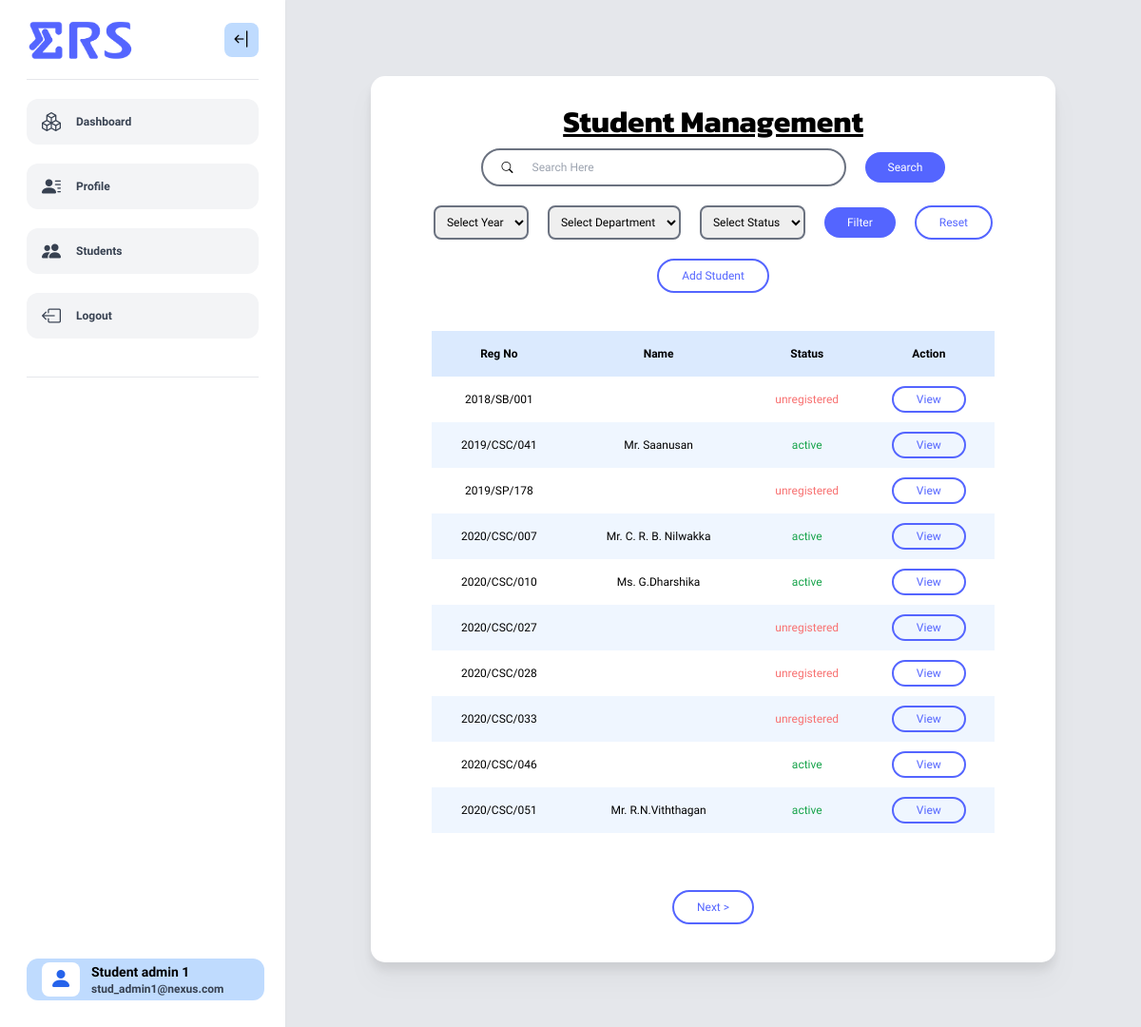
Page /admin/index.php?page=stud (signed in) on the committed database.
### tables this page shows
CREATE TABLE `student` (
  `regNo` varchar(12) NOT NULL,
  `title` varchar(5) DEFAULT NULL,
  `nameWithInitial` varchar(60) DEFAULT NULL,
  `fullName` varchar(150) DEFAULT NULL,
  `district` varchar(30) DEFAULT NULL,
  `mobileNo` varchar(11) DEFAULT NULL,
  `landlineNo` varchar(11) DEFAULT NULL,
  `homeAddress` varchar(300) DEFAULT NULL,
  `addressInJaffna` varchar(300) DEFAULT NULL,
  `profile_img` varchar(255) DEFAULT NULL
);

CREATE TABLE `student_check` (
  `regNo` varchar(12) NOT NULL,
  `email` varchar(80) NOT NULL,
  `password` varchar(255) DEFAULT NULL,
  `status` varchar(20) NOT NULL DEFAULT 'unregistered',
  `verificationCode` int(11) DEFAULT NULL,
  `verificationStatus` varchar(15) NOT NULL DEFAULT 'not_verified'
);

### config/adminName.php (called while the page is built, shortened)
<?php
$get_name = "
    SELECT a.name, ad.title
    FROM admin a
    INNER JOIN admin_details ad
    ON a.email = ad.email
    WHERE ad.email ='".$_SESSION['userid']."'";
$res = mysqli_fetch_assoc(mysqli_query($con, $get_name));
$userprofname = $res['name'];
?>

### admin/studentAdmin/admin_student.php (the view, shortened to what this page needs)
<?php
$current_page = isset($_GET['no']) ? intval($_GET['no']) : 1;
$records_per_page = 10;
$offset = ($current_page - 1) * $records_per_page;
$sql = "SELECT * FROM student INNER JOIN student_check ON student.regNo = student_check.regNo";
$limit = " LIMIT $offset, $records_per_page";
$forcount = $sql;
$sql .= $limit;
$stdlist = mysqli_query($con, $sql);
?>
<div class="flex flex-col items-center justify-around gap-5">
    <h1 class="title">Student Management</h1>
    <form  id="searchform" action="index.php?page=stud" method="post" class="flex items-center gap-5">
        <div class="search-bar w-96 h-10 border-2 border-gray-500 rounded-full flex items-center gap-5 px-5">
            <i class="bi bi-search"></i>
            <input type="text" name="searchkey" placeholder="Search Here" value="<?php echo (isset($searchkey)) ? $searchkey : "" ?>" class="outline-none h-full w-full" required>
        </div>
        <button class="btn fill-btn" type="submit" name="search">Search</button>
    </form>
    <div class="filter">
        <form id="filterform" method="post" action="index.php?page=stud"  class="flex gap-5 items-center">
            <select name="year" id="year"  class="p-2 border-2 border-gray-500 rounded-lg outline-none">
                <option value="none">Select Year</option>
            </select>
            <?php
                $distinctDept = "SELECT DISTINCT SUBSTRING(SUBSTRING_INDEX(regNo, '/', 2), 6) AS code FROM student";
                $result = $con->query($distinctDept);
                if ($result->num_rows > 1) { ?>
                    <select for="dept" name="dept" class="p-2 border-2 border-gray-500 rounded-lg outline-none">
                        <option value="none">Select Department</option>
                    </select>
                <?php
                }
            ?>
            <?php
                $distinctStatus = "SELECT DISTINCT status FROM student_check";
                $result = $con->query($distinctStatus);
                if ($result->num_rows > 1) { ?>
                    <select for="status" name="status" class="p-2 border-2 border-gray-500 rounded-lg outline-none">
                        <option value="none">Select Status</option>
                    </select>
                    <?php
                }
            ?>
            <div class="flex items-center gap-5">
                <button type="submit" name="filter" value="Filter" class="btn fill-btn">Filter</button>
                <a href="index.php?page=stud">
                    <button id="add" class="btn outline-btn">Reset</button>
                </a>
            </div>
        </form>
    </div>
    <a href="index.php?page=addStud">
        <button id="add" class="btn outline-btn">Add Student</button>
    </a>
    <table class="w-10/12 mt-5 text-center">
        <tr class="h-12 bg-blue-100 font-semibold">
            <th>Reg No</th>
            <th>Name</th>
            <th>Status</th>
            <th>Action</th>
        </tr>
        <?php
        if (mysqli_num_rows($stdlist) > 0) {
        while ($row = mysqli_fetch_assoc($stdlist)) {
            ?>
            <tr class="h-12 odd:bg-blue-50">
                <td><?php echo $row['regNo']; ?></td>
                <td><?php echo ($row['title'] != "") ? $row['title'] . ". " : "";
                    echo $row['nameWithInitial']; ?></td>
                <td class="<?php echo ($row['status'] == 'active') ? 'text-green-600' : 'text-red-400'; ?>"><?php echo $row['status']; ?></td>
                <td>
                    <button onclick="view('<?php echo $row['regNo']; ?>')" class="btn outline-btn !py-1">View</button>
                </td>
            </tr>
            <?php
        }
        } else {
            echo "<tr class='h-12 odd:bg-blue-50'>
                     <td colspan='4'>No record found</td>
                  </tr>
                ";
        }
        ?>
    </table>
<div class="w-1/2 flex items-center justify-around mt-10">
<?php
$next_page = $current_page + 1;
    $count_result = mysqli_query($con, $forcount);
    $total_records = $count_result->num_rows;
    $total_pages = ceil($total_records / $records_per_page);
    if ($next_page <= $total_pages) {
        echo "<button onclick='pagechange($next_page)' class='btn outline-btn'>Next ></button>";
    }
    ?>
</div>
</div>

### admin/index.php (shortened to what this page needs)
<?php
require_once("../config/connect.php");
require_once("../config/adminName.php");
?>
<!doctype html>
<html lang="en">
<head>
    <script src="https://cdn.tailwindcss.com"></script>
    <link
      rel="stylesheet"
      href="https://cdn.jsdelivr.net/npm/bootstrap-icons@1.7.2/font/bootstrap-icons.css" />
    <link rel="stylesheet" type="text/css" href="../assets/css/admin.css" />
</head>
<body class="bg-gray-200 sm:text-xs xl:text-sm 2xl:text-base">
<?php
    require_once("navbar.php");
?>
<div id="nextSibling" class="transition-all ml-[300px] h-auto flex items-center justify-center py-20">
    <div class = "card drop-shadow-xl">
        <?php
        if ($_SESSION['role'] == "Admin_Student") {
            if(isset($_GET['page'])){
                if($_GET['page'] === "stud"){
                    include("studentAdmin/admin_student.php");
                }
            }
            else
                include("studentAdmin/stud_admin_dashboard.php");
        }
        ?>
    </div>
</div>
</body>
</html>

### admin/navbar.php (shortened to what this page needs)
<nav
  id="navBar"
  class="fixed top-0 bottom-0 lg:left-0 py-5 px-7 w-[300px] bg-white drop-shadow-sm transition-all">
  <div class="flex items-center justify-between">
    <img
      src="../assets/img/logo/ERS_logo.gif"
      alt="Logo"
      class="w-28 transition-all"
      id="nav-logo" />
    <i
      onclick="toggleNavBar()"
      id="open-close-btn"
      class="bi bi-arrow-bar-left text-xl py-1 px-2 rounded-lg bg-blue-200 text-black cursor-pointer transition-all"></i>
  </div>
  <hr class="bg-gray-700 my-5" />
  <div class="flex flex-col gap-5" id="navLinks">
    <a
      id="dashboardLink"
      href="../admin"
      class="flex items-center gap-4 w-full bg-gray-100 rounded-xl py-2.5 px-4 cursor-pointer transition-all hover:bg-gray-200 hover:text-black font-semibold text-gray-700">
      <i class="bi bi-boxes text-xl"></i>
      <span class="transition-all">Dashboard</span>
    </a>
    <a
      id="dashboardLink"
      href="index.php?page=profile"
      class="flex items-center gap-4 w-full bg-gray-100 rounded-xl py-2.5 px-4 cursor-pointer transition-all hover:bg-gray-200 hover:text-black font-semibold text-gray-700">
      <i class="bi bi-person-lines-fill text-xl"></i>
      <span class="transition-all">Profile</span>
    </a>
    <?php if ($_SESSION['role'] == "Admin_Student") {?>
        <a
          id="dashboardLink"
          href="index.php?page=stud"
          class="flex items-center gap-4 w-full bg-gray-100 rounded-xl py-2.5 px-4 cursor-pointer transition-all hover:bg-gray-200 hover:text-black font-semibold text-gray-700">
          <i class="bi bi-people-fill text-xl"></i>
          <span class="transition-all">Students</span>
        </a>
    <?php } ?>
    <a
      id="dashboardLink"
      href="../logout.php"
      class="flex items-center gap-4 w-full bg-gray-100 rounded-xl py-2.5 px-4 cursor-pointer transition-all hover:bg-gray-200 hover:text-black font-semibold text-gray-700">
      <i class="bi bi-box-arrow-left text-xl"></i>
      <span class="transition-all">Logout</span>
    </a>
  </div>
  <hr class="bg-gray-700 my-10" />
  <a
    id="profile-sec"
    href="index.php?page=profile"
    class="fixed bottom-10 w-10/12 mx-auto bg-blue-200 rounded-xl flex items-center gap-3 py-1 px-4 cursor-pointer overflow-x-hidden">
      <i
        class="user-icon bi bi-person-fill text-2xl py-0.5 px-2 rounded-lg bg-white text-blue-600"></i>
      <div class="name-email leading-tight">
        <h4 class="text-black font-bold text-sm"><?php echo $userprofname ?></h4>
        <p class="text-xs font-semibold text-gray-700"><?php echo $_SESSION['userid'] ?></p>
      </div>
    </a>
</nav>

### assets/css/admin.css (style rules this page uses)
:root { --primary: #5465ff; --secondary: #bfd7ff; --error: #ff5733; --title: "Kanit"; }
* { margin: 0; padding: 0; box-sizing: border-box; font-family: "Geologica", serif; }
.title { font-family: var(--title); font-weight: bolder; font-size: 2rem; text-decoration: underline; }
.btn { border: none; border-radius: 9999px; padding: 0.5rem 1.5rem; font-weight: 500; cursor: pointer; text-align: center; transition: 0.4s all ease; }
.fill-btn { background-color: var(--primary) !important; color: white; }
.outline-btn { background-color: transparent; color: var(--primary); border: 2px solid var(--primary) !important; }
.card { background-color: white; border: none; border-radius: 15px; padding: 40px 5px; width: 80%; margin: auto; }

### rows in the picture
student: regNo.regNo "2018/SB/001", regNo.status "unregistered"
student: regNo.regNo "2019/CSC/041", title "Mr", nameWithInitial "Saanusan", regNo.status "active"
student: regNo.regNo "2019/SP/178", regNo.status "unregistered"
student: regNo.regNo "2020/CSC/007", title "Mr", nameWithInitial "C. R. B. Nilwakka", regNo.status "active"
student: regNo.regNo "2020/CSC/010", title "Ms", nameWithInitial "G.Dharshika", regNo.status "active"
student: regNo.regNo "2020/CSC/027", regNo.status "unregistered"
student: regNo.regNo "2020/CSC/028", regNo.status "unregistered"
student: regNo.regNo "2020/CSC/033", regNo.status "unregistered"
student: regNo.regNo "2020/CSC/046", regNo.status "active"
student: regNo.regNo "2020/CSC/051", title "Mr", nameWithInitial "R.N.Viththagan", regNo.status "active"

### other values in the picture
$userprofname "Student admin 1"
$_SESSION['userid'] "stud_admin1@nexus.com"
